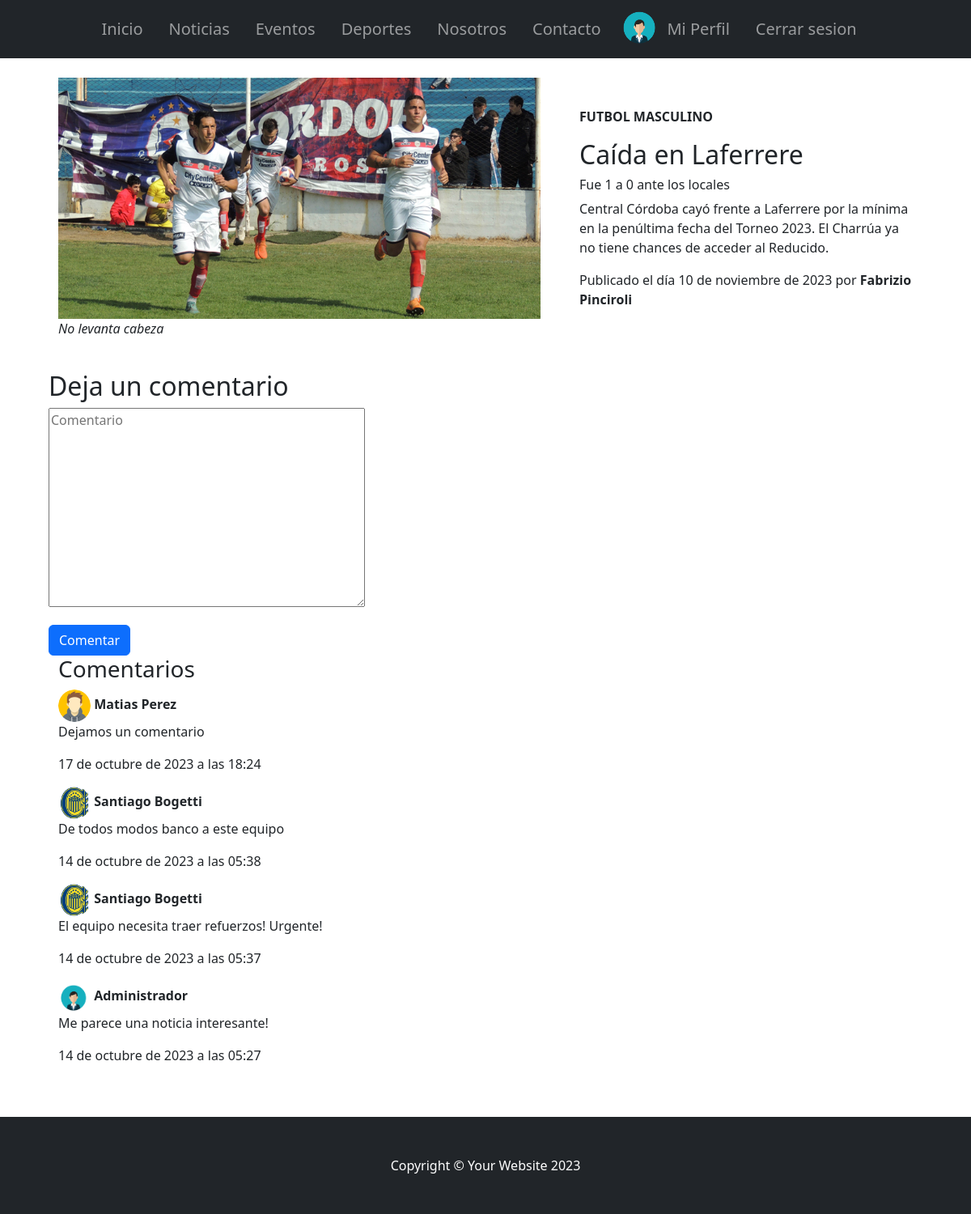
The page /AppClub/detallarNoticias/2/ (signed in) on the database its author committed.
### AppClub/models.py (models this page shows, shortened)
class Noticia(models.Model):
    titulo = models.CharField(max_length=100)
    subtitulo = models.CharField(max_length=100)
    fecha = models.DateField()
    tema = models.CharField(max_length=100)
    desarrollo = models.TextField(max_length=600)
    imagen = models.ImageField(upload_to="noticias", null=True, blank=True)
    pie_de_foto = models.CharField(max_length=100)
    autor = models.CharField(max_length=100, null=True)

class Comentario(models.Model):
    from authentication.models import Perfil
    autor = models.ForeignKey(Perfil, on_delete=models.CASCADE)
    noticia = models.ForeignKey(Noticia, on_delete=models.CASCADE)
    comentario = models.TextField()
    fecha = models.DateTimeField(auto_now_add=True)
    class Meta:
        ordering = ["-fecha"]

### authentication/models.py (models this page shows, shortened)
class Perfil(AbstractUser):
    fecha_nacimiento = models.DateField(
        null=True,
        blank=True,
        help_text="Formato DD/MM/AAAA.",
    )
    telefono = models.CharField(max_length=15, null=True)
    domicilio = models.CharField(max_length=25, null=True)
    evento = models.ForeignKey(Evento, on_delete=models.SET_NULL, blank=True, null=True)
    deporte = models.ForeignKey(
        Deporte, on_delete=models.SET_NULL, blank=True, null=True
    )
    avatar = models.ImageField(upload_to="avatares/", null=True, blank=True)
    USERNAME_FIELD = "username"
    REQUIRED_FIELDS = ["email", "nombre", "apellido"]
    class Meta:
        verbose_name_plural = "Perfiles de Usuario"

### AppClub/views.py (the view)
# urls.py: path("detallarNoticias/<pk>/", NoticiaDetail.as_view(), name="detallarNoticias"),
class NoticiaDetail(DetailView):
    model = Noticia
    template_name = "noticia_detail.html"
    context_object_name = "noticia"
    def get_context_data(self, **kwargs):
        context = super().get_context_data(**kwargs)
        context["comentarios"] = Comentario.objects.filter(noticia=self.object)
        context["comentario_form"] = ComentarioForm()  # Agrega esta línea
        return context

### AppClub/forms.py
class ComentarioForm(forms.ModelForm):
    class Meta:
        model = Comentario
        fields = ["comentario"]
    comentario = forms.CharField(
        label="",
        widget=forms.Textarea(attrs={"placeholder": "Comentario"}),
    )

### AppClub/templates/noticia_detail.html (shortened to what this page needs)
{% extends 'padre.html' %}
{% load static %}
{% block ContenidoQueCambia %}
<div class="row mt-4 px-4 px-lg-5 gx-4 gx-lg-5 align-items-center mx-auto my-5">
    <div class="col-lg-7">
        {% if noticia.imagen %}
        <img src="{{ noticia.imagen.url }}" alt="Imagen de Noticia" class="img-fluid w-100 h-auto">
        {% endif %}
        <br>
        <p><em>{{noticia.pie_de_foto}}</em></p>
    </div>
    <div class="col-lg-5">
        <p><strong style="text-transform: uppercase;">{{noticia.tema}}</strong></p>
        <h2 class="font-weight-light">{{noticia.titulo}}</h2>
        <h6>{{noticia.subtitulo}}</h6>
        <p>{{noticia.desarrollo}}</p>
        <p>Publicado el día {{noticia.fecha}} por <strong>{{noticia.autor}}</strong> </p>
    </div>
 {% if user.is_authenticated %}
      <div class="row mt-4">
        <div class="col-md-8">
          <h2>Deja un comentario</h2>
          <form method="post" action="{% url 'CrearComentario' noticia.id %}">
    {{ comentario_form.as_p }}
    <button type="submit" class="btn btn-primary btn-block">Comentar</button>
</form>
        </div>
      </div>
    {% else %}
      <div class="row mt-4">
        <div class="col-md-8">
        <p>Inicia sesión para dejar un comentario. <a class="btn btn-primary btn-block" href="{% url 'login' %}">Inicia Sesión</a></p>
        </div>
      </div>
    {% endif %}
    <h3>Comentarios</h3>
    {% for comentario in noticia.comentario_set.all %}
       <div class="comentario">
       {% if comentario.autor.avatar %}
        <img src="{{ comentario.autor.avatar.url }}"style="width: 40px; height: 40px; object-fit: cover; border-radius: 50%;" alt="Avatar" class="avatar-img">
        {% else %}
        <img src="{% static 'default_avatar.png' %}" style="width: 40px; height: 40px; object-fit: cover; border-radius: 50%;"height='50px' alt="Avatar por defecto" class="avatar-img">
        {% endif %}
           <strong>{{ comentario.autor.first_name }} {{ comentario.autor.last_name }}</strong>
           <p>{{ comentario.comentario }}</p>
           <p class="fecha">{{ comentario.fecha }}</p>
       </div>
    {% endfor %}
</div>
{% endblock ContenidoQueCambia %}

### rows shown on the page
Noticia: imagen (picture), pie_de_foto "No levanta cabeza", tema "FUTBOL MASCULINO", titulo "Caída en Laferrere", subtitulo "Fue 1 a 0 ante los locales", desarrollo "Central Córdoba cayó frente a Laferrere por la mínima en la penúltima fecha del Torneo 2023. El Charrúa ya no tiene chances de acceder al Reducido.", fecha "10 de noviembre de 2023", autor "Fabrizio Pinciroli"
Comentario: autor.avatar (picture), autor.first_name "Matias", autor.last_name "Perez", comentario "Dejamos un comentario", fecha "17 de octubre de 2023 a las 18:24"
Comentario: autor.avatar (picture), autor.first_name "Santiago", autor.last_name "Bogetti", comentario "De todos modos banco a este equipo", fecha "14 de octubre de 2023 a las 05:38"
Comentario: autor.avatar (picture), autor.first_name "Santiago", autor.last_name "Bogetti", comentario "El equipo necesita traer refuerzos! Urgente!", fecha "14 de octubre de 2023 a las 05:37"
Comentario: autor.first_name "Administrador", comentario "Me parece una noticia interesante!", fecha "14 de octubre de 2023 a las 05:27"
